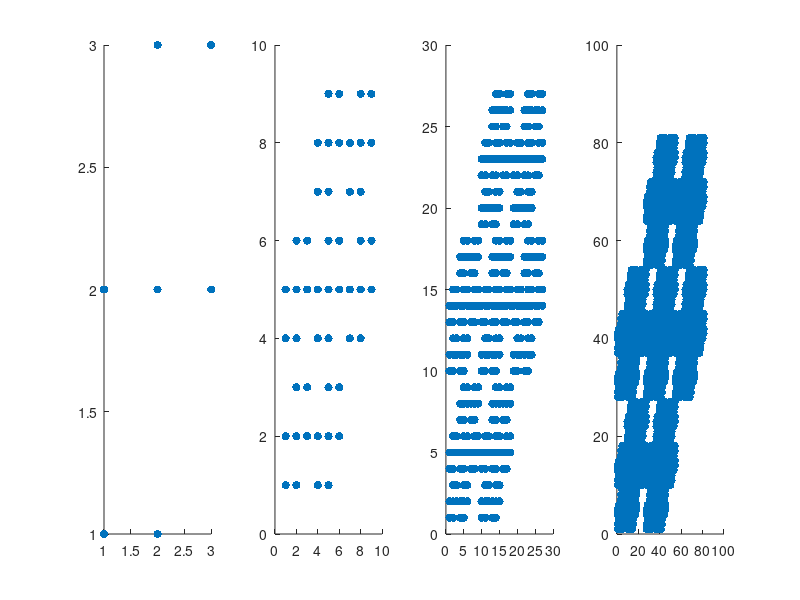

Recreate this plot in MATLAB.
%% Prelim Scratch
%
% Auth: Joshua Pickard
%       jpic@umich.edu
% Date: March 16, 2023

A = [1 1 0;
     1 1 1;
     0 1 1];

itrs = 4; figure;
for i=1:itrs
    subplot(1, itrs, i);
    if i == 1
        Ak = A;
    else
        Ak = kron(Ak, A);
    end
    [x, y] = find(Ak == 1);
    scatter(x, y, 'filled')
end
